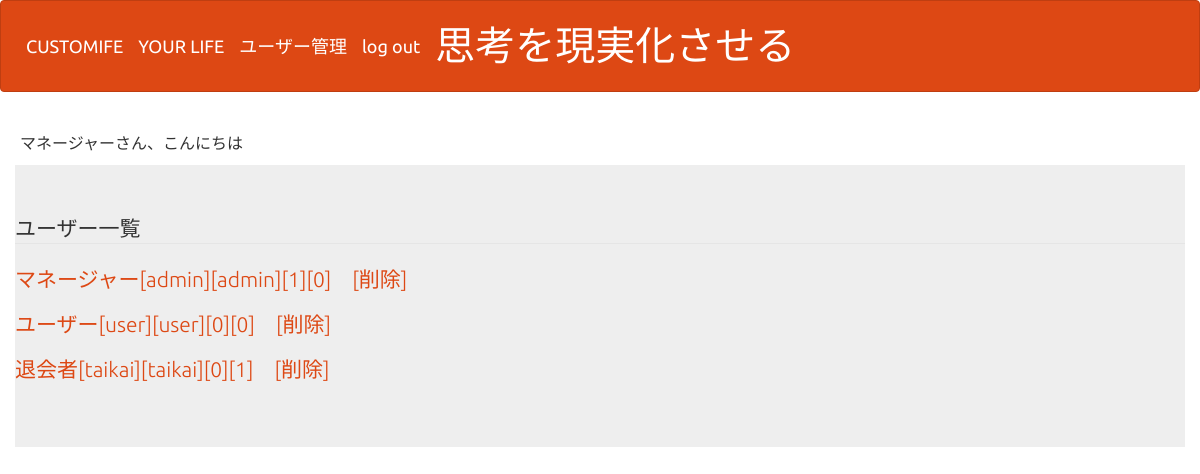
The app's page /select_user.php (signed in) with its own data.
### tables this page shows
CREATE TABLE IF NOT EXISTS `gs_user_table` (
`id` int(11) NOT NULL,
  `name` varchar(64) NOT NULL,
  `lid` varchar(128) NOT NULL,
  `lpw` varchar(255) NOT NULL,
  `kanri_flg` int(1) NOT NULL DEFAULT '0',
  `life_flg` int(1) NOT NULL DEFAULT '0'
);

### functions.php (called while the page is built, shortened)
<?php
function h($str){
  return htmlspecialchars($str, ENT_QUOTES, "UTF-8");
}
?>

### select_user.php (the view, shortened to what this page needs)
<?php
include("functions.php");
include("menu.php");
$pdo = db_con();
$stmt = $pdo->prepare("SELECT * FROM gs_user_table");
$status = $stmt->execute();
$view="";
if($status==false){
  queryError($stmt);
}else{
  while( $result = $stmt->fetch(PDO::FETCH_ASSOC)){
    $view .= '<p>';
    $view .= '<a href="detail_user.php?id='.$result["id"].'">';
    $view .= h($result["name"])."[".h($result["lid"])."]"."[".h($result["lpw"])."]"."[".h($result["kanri_flg"])."]"."[".h($result["life_flg"])."]";
    $view .= '</a>　';
    $view .= '<a href="delete.php?id='.$result["id"].'">';
    $view .= '[削除]';
    $view .= '</a>';
    $view .= '</p>';
  }
}
?>
<!DOCTYPE html>
<html lang="ja">
<head>
<link rel="stylesheet" href="css/range.css">
<link href="css/bootstrap.min.css" rel="stylesheet">
</head>
<body id="main">
<div>
    <div><?=$_SESSION["name"]?>さん、こんにちは</div>
    <div class="container jumbotron"> <legend>ユーザー一覧</legend>
<?=$view?></div>
  </div>
</body>
</html>

### menu.php (style rules this page uses)
div { padding: 40px;font-size:20px; }

### select_user.php (style rules this page uses)
div { padding: 10px;font-size:16px; }

### records on screen
gs_user_table: value "マネージャー[admin][admin][1][0] [削除]"
gs_user_table: value "ユーザー[user][user][0][0] [削除]"
gs_user_table: value "退会者[taikai][taikai][0][1] [削除]"

### other values on screen
$_SESSION["name"] "マネージャー"
